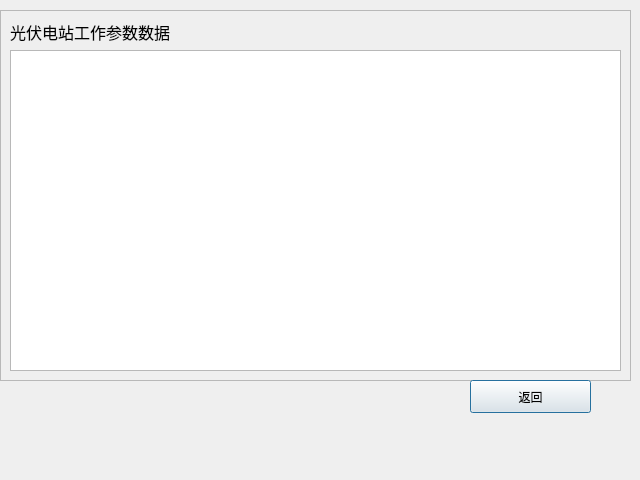
<?xml version="1.0" encoding="UTF-8"?>
<ui version="4.0">
 <class>HistoryTable</class>
 <widget class="QDialog" name="HistoryTable">
  <property name="geometry">
   <rect>
    <x>0</x>
    <y>0</y>
    <width>640</width>
    <height>480</height>
   </rect>
  </property>
  <property name="sizePolicy">
   <sizepolicy hsizetype="Fixed" vsizetype="Fixed">
    <horstretch>0</horstretch>
    <verstretch>0</verstretch>
   </sizepolicy>
  </property>
  <property name="windowTitle">
   <string>历史数据</string>
  </property>
  <widget class="QFrame" name="frame">
   <property name="geometry">
    <rect>
     <x>0</x>
     <y>10</y>
     <width>631</width>
     <height>371</height>
    </rect>
   </property>
   <property name="frameShape">
    <enum>QFrame::StyledPanel</enum>
   </property>
   <property name="frameShadow">
    <enum>QFrame::Raised</enum>
   </property>
   <layout class="QGridLayout" name="gridLayout">
    <item row="0" column="0">
     <layout class="QVBoxLayout" name="verticalLayout">
      <item>
       <widget class="QLabel" name="label">
        <property name="sizePolicy">
         <sizepolicy hsizetype="Fixed" vsizetype="Fixed">
          <horstretch>0</horstretch>
          <verstretch>0</verstretch>
         </sizepolicy>
        </property>
        <property name="font">
         <font>
          <family>Ubuntu Mono</family>
          <pointsize>12</pointsize>
         </font>
        </property>
        <property name="text">
         <string>光伏电站工作参数数据</string>
        </property>
       </widget>
      </item>
      <item>
       <widget class="QTableView" name="tableView"/>
      </item>
     </layout>
    </item>
   </layout>
  </widget>
  <widget class="QPushButton" name="backTo">
   <property name="geometry">
    <rect>
     <x>470</x>
     <y>380</y>
     <width>121</width>
     <height>33</height>
    </rect>
   </property>
   <property name="text">
    <string>返回</string>
   </property>
  </widget>
 </widget>
 <resources/>
 <connections/>
</ui>
